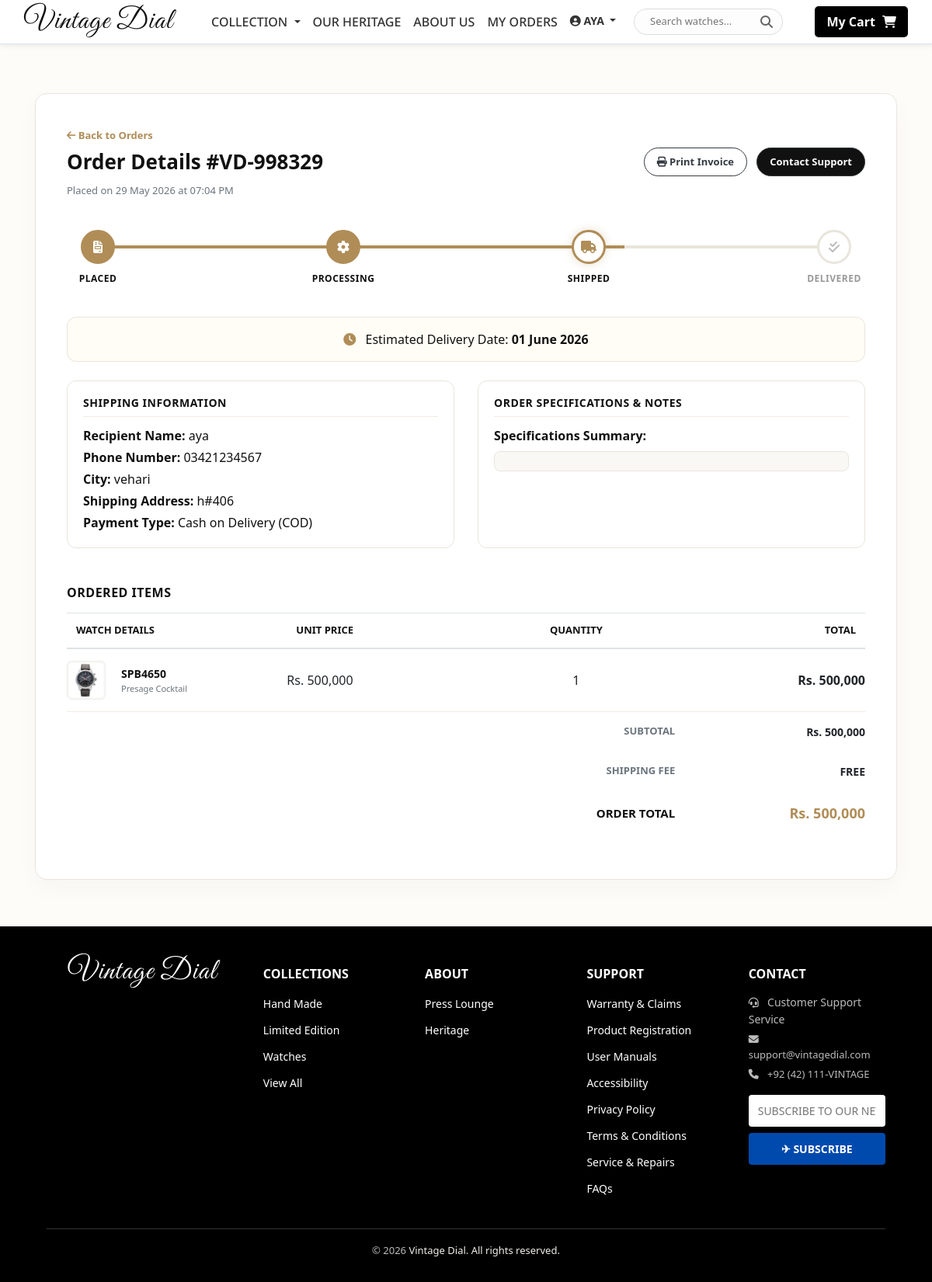
/order-detail.php?code=VD-998329 (signed in), run on the app's committed database.
### tables this page shows
CREATE TABLE `orders` (
  `id` int(11) NOT NULL,
  `order_code` varchar(50) NOT NULL,
  `customer_id` int(11) NOT NULL,
  `product_id` int(11) NOT NULL,
  `quantity` int(11) NOT NULL,
  `total_amount` decimal(10,2) NOT NULL,
  `order_date` timestamp NOT NULL DEFAULT current_timestamp(),
  `status` varchar(50) DEFAULT 'Pending',
  `note` text DEFAULT NULL
);

CREATE TABLE `customers` (
  `id` int(11) NOT NULL,
  `full_name` varchar(100) NOT NULL,
  `email` varchar(100) NOT NULL,
  `phone` varchar(20) DEFAULT NULL,
  `city` varchar(50) DEFAULT NULL,
  `address` text DEFAULT NULL,
  `password` varchar(255) NOT NULL,
  `gender` varchar(20) DEFAULT NULL,
  `dob` date DEFAULT NULL,
  `total_orders` int(11) DEFAULT 0,
  `total_spent` decimal(10,2) DEFAULT 0.00,
  `reset_token` varchar(255) DEFAULT NULL,
  `reset_token_expiry` datetime DEFAULT NULL,
  `created_at` timestamp NOT NULL DEFAULT current_timestamp()
);

CREATE TABLE `products` (
  `id` int(11) NOT NULL,
  `name` varchar(100) NOT NULL,
  `subtitle` varchar(255) DEFAULT NULL,
  `category_id` int(11) NOT NULL,
  `price` decimal(10,2) NOT NULL,
  `stock` int(11) DEFAULT 0,
  `description` text DEFAULT NULL,
  `image` varchar(255) DEFAULT NULL,
  `created_at` timestamp NOT NULL DEFAULT current_timestamp()
);

### admin/config/db.php (called while the page is built, shortened)
<?php
class MySQLiStatement
{
    private $stmt = null;
    private $result = null;
    public function __construct($conn, $query, $result = null)
    {
        $this->conn = $conn;
        if ($result !== null) {
            $this->result = $result;
            return;
        }
        $this->stmt = $this->conn->prepare($query);
    }
    public function execute(array $params = []): bool
    {
        if (!empty($params) && $this->stmt !== null) {
            $typeString = '';
            foreach ($params as $param) {
                if (is_int($param)) {
                    $typeString .= 'i';
                } elseif (is_double($param) || is_float($param)) {
                    $typeString .= 'd';
                } else {
                    $typeString .= 's';
                }
            }
            $bindParams = [];
            $bindParams[] = $typeString;
            foreach ($params as $index => $value) {
                $bindParams[] = &$params[$index];
            }
            if (!call_user_func_array([$this->stmt, 'bind_param'], $bindParams)) {
                throw new DatabaseException($this->stmt->error);
            }
        }
        $success = $this->stmt->execute();
        $result = $this->stmt->get_result();
        $this->result = ($result !== false) ? $result : null;
        return true;
    }
    public function fetch(int $mode = DB_FETCH_ASSOC)
    {
        return $this->result->fetch_assoc();
    }
    public function fetchAll(int $mode = DB_FETCH_ASSOC): array
    {
        if ($mode === DB_FETCH_COLUMN) {
            $rows = [];
            while ($row = $this->result->fetch_row()) {
                $rows[] = $row[0] ?? null;
            }
            return $rows;
        }
        if ($mode === DB_FETCH_ASSOC) {
            return $this->result->fetch_all(MYSQLI_ASSOC);
        }
        return $this->result->fetch_all();
    }
}
class MySQLiDatabase
{
    private $conn;
    public function __construct()
    {
        $this->conn = new mysqli(DB_HOST, DB_USER, DB_PASS, DB_NAME);
        $this->conn->set_charset('utf8mb4');
    }
    public function prepare(string $query): MySQLiStatement
    {
        return new MySQLiStatement($this->conn, $query);
    }
}
try {
    $db = new MySQLiDatabase();
} catch (Exception $e) {
    die('Database connection failed: ' . $e->getMessage());
}

### includes/asset_helpers.php (called while the page is built, shortened)
<?php
if (!function_exists('is_admin_request')) {
    function is_admin_request(): bool
    {
        $script = $_SERVER['SCRIPT_NAME'] ?? '';
        $requestUri = $_SERVER['REQUEST_URI'] ?? '';
        $phpSelf = $_SERVER['PHP_SELF'] ?? '';
        return preg_match('#/admin(/|$)#', $script) === 1
            || preg_match('#/admin(/|$)#', $requestUri) === 1
            || preg_match('#/admin(/|$)#', $phpSelf) === 1;
    }
}
if (!function_exists('asset_url')) {
    function asset_url($path = ''): string
    {
        $path = trim((string) $path);
        $path = str_replace('\\', '/', $path);
        $path = ltrim($path, '/');
        $prefix = is_admin_request() ? '../' : './';
        if (preg_match('#^uploads/#', $path) || preg_match('#^\./uploads/#', $path)) {
            $normalized = preg_replace('#^\.?/uploads/#', 'uploads/', $path);
            return $prefix . $normalized;
        }
        return $path;
    }
}
if (!function_exists('normalize_image_paths')) {
    function normalize_image_paths($value): array
    {
        $trimmed = trim($value);
        $decoded = json_decode($trimmed, true);
        if (json_last_error() === JSON_ERROR_NONE && is_array($decoded)) {
            return array_values(array_filter($decoded, function ($item) {
                return is_string($item) && trim($item) !== '';
            }));
        }
        return [$trimmed];
    }
}
if (!function_exists('first_image_path')) {
    function first_image_path($value): ?string
    {
        $paths = normalize_image_paths($value);
        return $paths[0] ?? null;
    }
}

### order-detail.php (the view, shortened to what this page needs)
<?php
include 'includes/header.php';
$orderCode = isset($_GET['code']) ? trim($_GET['code']) : '';
$customerId = $_SESSION['customer_id'];
try {
    $stmt = $db->prepare("
        SELECT o.*, p.name as product_name, p.subtitle as product_subtitle, p.image as product_image, p.price as base_price,
               (SELECT COUNT(*) FROM reviews r WHERE r.customer_id = o.customer_id AND r.product_id = o.product_id) AS review_count,
               (SELECT status FROM reviews r WHERE r.customer_id = o.customer_id AND r.product_id = o.product_id ORDER BY r.review_date DESC LIMIT 1) AS review_status
        FROM orders o
        JOIN products p ON o.product_id = p.id
        WHERE o.order_code = ? AND o.customer_id = ?
    ");
    $stmt->execute([$orderCode, $customerId]);
    $orderItems = $stmt->fetchAll();
    $custStmt = $db->prepare("SELECT * FROM customers WHERE id = ?");
    $custStmt->execute([$customerId]);
    $cust = $custStmt->fetch();
    $orderStatus = $orderItems[0]['status'];
    $orderDate = $orderItems[0]['order_date'];
    $subtotal = 0;
    foreach ($orderItems as $item) {
        $subtotal += $item['total_amount'];
    }
    $shipping = $subtotal > 100000 ? 0 : 1500;
    $grandTotal = $subtotal + $shipping;
    $estDelivery = date('d F Y', strtotime($orderDate . ' + 3 days'));
} catch (Exception $e) {
    die("Database error: " . $e->getMessage());
}
$statusStep = 1;
if ($orderStatus === 'Processing') $statusStep = 2;
elseif ($orderStatus === 'Shipped') $statusStep = 3;
elseif ($orderStatus === 'Delivered') $statusStep = 4;
elseif ($orderStatus === 'Cancelled') $statusStep = 0;
?>
<section class="order-detail-section">
  <div class="container">
    <div class="order-detail-container">
      <div class="d-flex justify-content-between align-items-center mb-4 flex-wrap gap-2">
        <div>
          <a href="order.php" style="color:#b08d57; font-weight:600; font-size:13px;"><i class="fas fa-arrow-left"></i> Back to Orders</a>
          <h2 class="font-weight-bold mt-2" style="font-size:26px; color:#111;">Order Details #<?= htmlspecialchars($orderCode) ?></h2>
          <span class="text-muted" style="font-size:13px;">Placed on <?= date('d F Y \a\t h:i A', strtotime($orderDate)) ?></span>
        </div>
        <div class="mt-3 mt-md-0">
          <button class="btn btn-outline-dark px-3 py-2 mr-2" onclick="window.print()" style="border-radius:20px; font-weight:600; font-size:13px;"><i class="fas fa-print"></i> Print Invoice</button>
          <a href="contact.php" class="btn btn-dark px-3 py-2" style="border-radius:20px; font-weight:600; font-size:13px; background:#111;">Contact Support</a>
        </div>
      </div>
      <?php if ($orderStatus === 'Cancelled'): ?>
        <div class="alert alert-danger text-center p-4" style="border-radius:12px;">
          <i class="fas fa-times-circle mb-2" style="font-size:36px;"></i>
          <h5 class="font-weight-bold">Order Cancelled</h5>
          <p class="mb-0 text-muted" style="font-size:13px;">This order has been cancelled. If you believe this is an error or need replacement assistance, contact customer support.</p>
        </div>
      <?php else: ?>
        <div class="tracker-wrap">
          <div class="tracker-steps">
            <div class="tracker-progress-line"></div>
            <div class="tracker-step <?= $statusStep >= 1 ? ($statusStep == 1 ? 'active' : 'completed') : '' ?>">
              <div class="tracker-dot"><i class="fas fa-file-invoice"></i></div>
              <span class="tracker-label">Placed</span>
            </div>
            <div class="tracker-step <?= $statusStep >= 2 ? ($statusStep == 2 ? 'active' : 'completed') : '' ?>">
              <div class="tracker-dot"><i class="fas fa-cog"></i></div>
              <span class="tracker-label">Processing</span>
            </div>
            <div class="tracker-step <?= $statusStep >= 3 ? ($statusStep == 3 ? 'active' : 'completed') : '' ?>">
              <div class="tracker-dot"><i class="fas fa-truck"></i></div>
              <span class="tracker-label">Shipped</span>
            </div>
            <div class="tracker-step <?= $statusStep >= 4 ? 'active completed' : '' ?>">
              <div class="tracker-dot"><i class="fas fa-check-double"></i></div>
              <span class="tracker-label">Delivered</span>
            </div>
          </div>
        </div>
        <?php if ($statusStep < 4): ?>
          <div class="text-center p-3 mb-4" style="background:#fffdf5; border:1px solid #eae5dc; border-radius:12px;">
            <i class="fas fa-clock mr-2" style="color:#b08d57;"></i> Estimated Delivery Date: <strong><?= $estDelivery ?></strong>
          </div>
        <?php endif; ?>
      <?php endif; ?>
      <div class="row my-4">
        <div class="col-md-6 mb-4 mb-md-0">
          <div class="info-box-details">
            <h4>Shipping Information</h4>
            <p class="mb-1"><strong>Recipient Name:</strong> <?= htmlspecialchars($cust['full_name']) ?></p>
            <p class="mb-1"><strong>Phone Number:</strong> <?= htmlspecialchars($cust['phone'] ?? '—') ?></p>
            <p class="mb-1"><strong>City:</strong> <?= htmlspecialchars($cust['city'] ?? '—') ?></p>
            <p class="mb-1"><strong>Shipping Address:</strong> <?= htmlspecialchars($cust['address'] ?? '—') ?></p>
            <p class="mb-0"><strong>Payment Type:</strong> Cash on Delivery (COD)</p>
          </div>
        </div>
        <div class="col-md-6">
          <div class="info-box-details">
            <h4>Order Specifications & Notes</h4>
            <p class="mb-2"><strong>Specifications Summary:</strong></p>
            <div style="background:#faf8f5; border:1px solid #eae5dc; border-radius:8px; padding:12px; font-size:13px; color:#555;">
            </div>
          </div>
        </div>
      </div>
      <h4 class="mt-5 mb-3 font-weight-bold" style="font-size:16px; color:#111; text-transform:uppercase; letter-spacing:0.5px;">ORDERED ITEMS</h4>
      <div class="table-responsive">
        <table class="table details-table">
          <thead>
            <tr>
              <th colspan="2">Watch Details</th>
              <th>Unit Price</th>
              <th class="text-center">Quantity</th>
              <th class="text-right">Total</th>
            </tr>
          </thead>
          <tbody>
            <?php foreach ($orderItems as $item): ?>
              <tr>
                <td style="width: 70px;">
                  <?php if (!empty($item['product_image'])): ?>
                  <img src="<?= htmlspecialchars(asset_url(first_image_path($item['product_image']))) ?>" class="item-thumb" alt="<?= htmlspecialchars($item['product_name']) ?>">
                  <?php endif; ?>
                </td>
                <td>
                  <strong style="font-size:14px; color:#111;"><?= htmlspecialchars($item['product_name']) ?></strong>
                  <div class="text-muted" style="font-size:11px;"><?= htmlspecialchars($item['product_subtitle']) ?></div>
                </td>
                <td>Rs. <?= number_format($item['base_price']) ?></td>
                <td class="text-center"><?= $item['quantity'] ?></td>
                <td class="text-right font-weight-bold">Rs. <?= number_format($item['total_amount']) ?></td>
              </tr>
            <?php endforeach; ?>
            <tr>
              <td colspan="3" class="border-0"></td>
              <td class="text-right border-0 font-weight-bold text-muted" style="font-size:13px;">SUBTOTAL</td>
              <td class="text-right border-0 font-weight-bold" style="font-size:14px;">Rs. <?= number_format($subtotal) ?></td>
            </tr>
            <tr>
              <td colspan="3" class="border-0"></td>
              <td class="text-right border-0 font-weight-bold text-muted" style="font-size:13px;">SHIPPING FEE</td>
              <td class="text-right border-0 font-weight-bold" style="font-size:14px;"><?= $shipping > 0 ? 'Rs. ' . number_format($shipping) : 'FREE' ?></td>
            </tr>
            <tr>
              <td colspan="3" class="border-0"></td>
              <td class="text-right border-0 font-weight-bold" style="font-size:15px; color:#111;">ORDER TOTAL</td>
              <td class="text-right border-0 font-weight-bold" style="font-size:18px; color:#b08d57;">Rs. <?= number_format($grandTotal) ?></td>
            </tr>
          </tbody>
        </table>
      </div>
    </div>
  </div>
</section>
<?php include 'includes/footer.php'; ?>

### data on the page
orders: order_date "29 May 2026 at 07:04 PM", order_date "01 June 2026", product.name "SPB4650", product.subtitle "Presage Cocktail", product.price "500,000", quantity "1", total_amount "500,000"
customers: full_name "aya", phone "03421234567", city "vehari", address "h#406"

### other printed values
$_SESSION['customer_name'] "AYA"
$orderCode "VD-998329"
$subtotal "500,000"
$grandTotal "500,000"
$footerCategory "Hand Made"
$footerCategory "Limited Edition"
$footerCategory "Watches"
